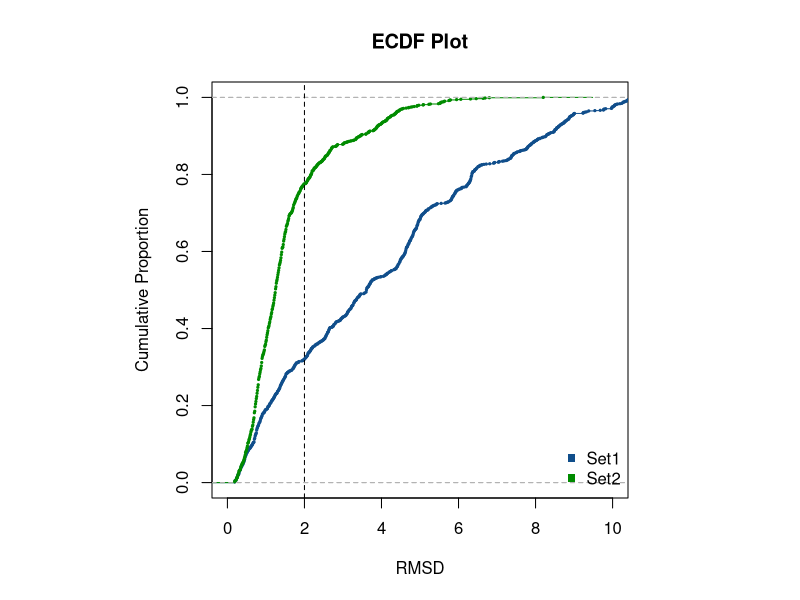

Reproduce this figure in R.
#!/usr/bin/Rscript
data <- read.table("rmsd.txt", header=TRUE, sep=",")
tiff("rmsd.tiff", height = 5, width = 5, units = 'in', res=1000,compression = 'lzw')
par(pty='s')
plot(ecdf(data[,"Set1"]), xlab="RMSD", ylab="Cumulative Proportion", main="ECDF Plot",cex=0.3, col="dodgerblue4", xlim=c(0,10))
lines(ecdf(data[,"Set2"]), cex=0.3, col="green4")
legend('bottomright', legend=c("Set1","Set2"), box.lty=0, bg="transparent", col=c("dodgerblue4","green4"), pch=15)
abline(v=2, lty=2)
dev.off()




